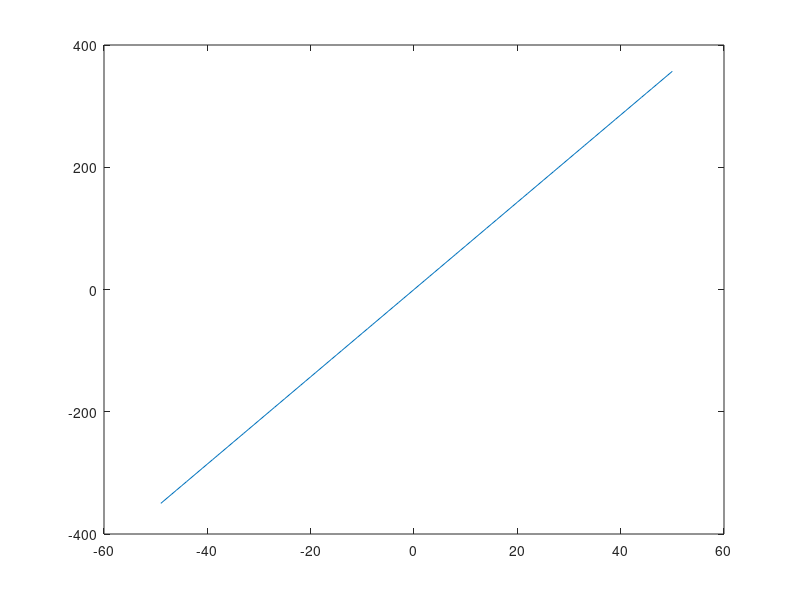

MATLAB code for this plot:
G1 = 1/1;
G2 = 1/2;
G3 = 1/10;
G4 = 1/0.1;
G0 = 1/1000;
G5 = 1/1000.1;
a = 100;
c = 0.25;
l = 0.2;
V1 = 0;
V2 = 0;
V3 = 0;
V4 = 0;
V5 = 0;
Iin = 0;
IL = 0;
IV = 0;

Vin = -50;

%V = [V1 V2 V3 V4 V5 Iin IL IV];

G = [1 0 0 0 0 0 0 0;
    -G1 (G1+G2) 0 0 0 0 1 0;
     G1 -G1 0 0 0 1 0 0;
     0 0 -a*G3 1 0 0 0 0;
     0 -1 1 0 0 0 0 0;
     0 0 G3 0 0 0 1 0;
     0 0 0 G4 -G4 0 0 1;
     0 0 0 -G4 (G4+G0) 0 0 0;
     0 0 (-a*G3*G5) 0 0 0 0 1];
C = [0 0 0 0 0 0 0 0;
    -c c 0 0 0 0 0 0;
    c -c 0 0 0 0 0 0;
    0 0 0 0 0 0 0 0;
    0 0 0 0 0 0 l 0;
    0 0 0 0 0 0 0 0;
    0 0 0 0 0 0 0 0;
    0 0 0 0 0 0 0 0;
    0 0 0 0 0 0 0 0];
F = [Vin;
    0;
    0;
    0;
    0;
    0;
    0;
    0;
    0];

Vfive = [];
imatrix = [];
%F = G*V + 1i*w*C*V;
for i = 1:100
    F(1) = F(1) + 1;
    %V = [V1 V2 V3 V4 V5 Iin IL IV];
    Vop = G\F;
    Vfive(i) = Vop(5);
    imatrix(i) = F(1);
end
figure
plot(imatrix,Vfive);
